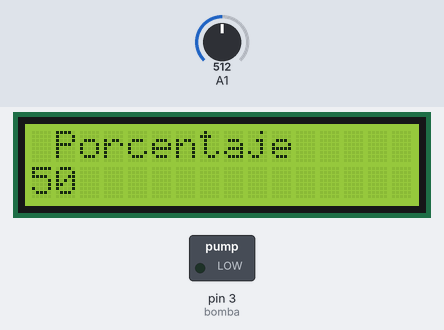
A sketch run on a simulated Arduino Uno, built with avr-gcc and run on an emulated ATmega328P. On the bench: 16×2 character LCD, switched loads named in the sketch (green lamp = pin HIGH). The inputs (shaded band) are chosen by the test bench; at power-on: A1 = 512. What the sketch prints to the serial monitor is not drawn.

Above: at 1.2 s.
1.3 s: A1 set to 597
At 4.8 s:
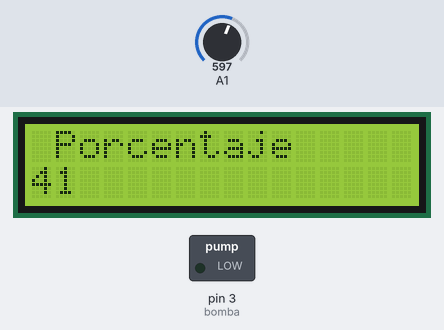
7.6 s: A1 set to 624
At 10.7 s:
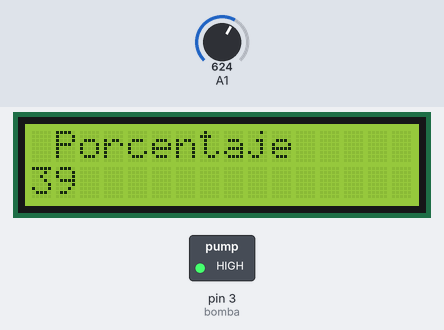
14.6 s: A1 set to 716
At 16.6 s:
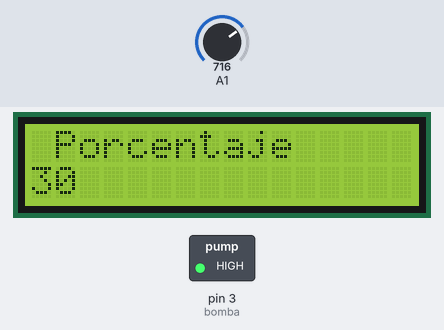
18.5 s: A1 set to 511
At 21.6 s:
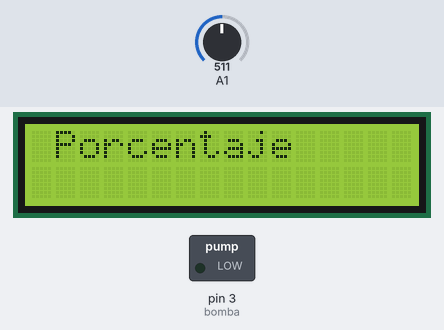
Timing chart, 0 to 23.1 s (numbered marks = the images above; inputs shaded):
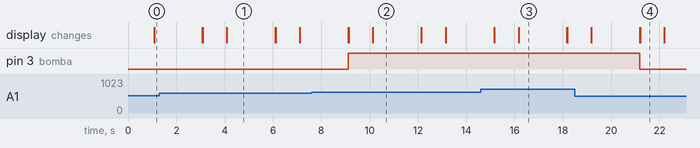

Measured:
- the behaviour switches between 614 and 615 on A1 (found by bisection; images 1 and 2)
- after the input at 7.6 s, pin 3 (bomba): LOW → HIGH after 1.5 s
- after the input at 18.5 s, pin 3 (bomba): HIGH → LOW after 2.7 s
- what the display in image 1 shows lasts 2.0 s, from 4.1 s to 6.1 s

The sketch:

sketch_may24a.ino
```cpp
#include <Wire.h>
#include <LiquidCrystal_I2C.h>
//I2C pins declaration
LiquidCrystal_I2C lcd(0x27, 2, 1, 0, 4, 5, 6, 7, 3, POSITIVE);
const int bomba = 3; // Definir el pin de la bomba
const int sensorHumedad = A3; // Definir el pin del sensor de humedad

void setup() {
  Serial.begin(9600);
  lcd.begin(16,2);//Defining 16 columns and 2 rows of lcd display
  lcd.backlight();//To Power ON the back light
  //lcd.backlight();// To Power OFF the back light
  pinMode(bomba, OUTPUT); // Configurar el pin de la bomba como salida
  pinMode(A1, INPUT);
  digitalWrite(bomba, LOW); // Encender la bomba
}

void loop() {
  int humedad = readSensor(); // Leer el valor del sensor de humedad
  humedad = 100.0 - (humedad / 1024.0 * 100.0);
  // Verificar el valor de humedad y controlar la bomba
  if (humedad >= 40) {
    digitalWrite(bomba, LOW); // Apagar la bomba
  } else {
    digitalWrite(bomba, HIGH); // Encender la bomba
  }

  lcd.setCursor(0,0); //Defining positon to write from first row,first column .
  lcd.print(" Porcentaje "); //You can write 16 Characters per line .
  delay(1000);//Delay used to give a dynamic effect
  lcd.setCursor(0,1);  //Defining positon to write from second row,first column .
  lcd.print(humedad);

  Serial.println(humedad); // Imprimir el valor de humedad en el monitor serie

  delay(2000); // Esperar medio segundo antes de la siguiente lectura
  lcd.clear();
}

int readSensor(){
  int val = analogRead(A1);
  return val;
}
```
